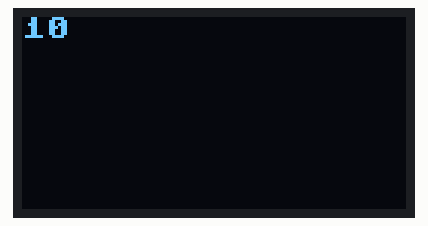
This program was run on a simulated ESP8266 board running MicroPython. Parts: 128×64 one-colour display. At 12.4 s the program stops and its outputs stay as they are.

Above: at 1.35 s.
At 2.59 s:
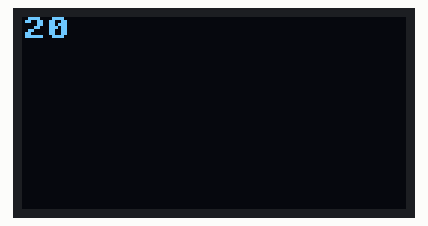
At 4.08 s:
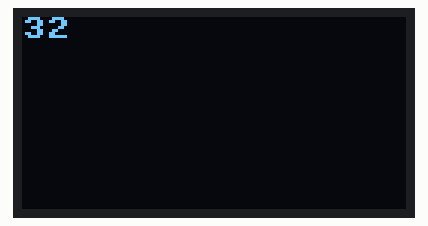
At 6.8 s:
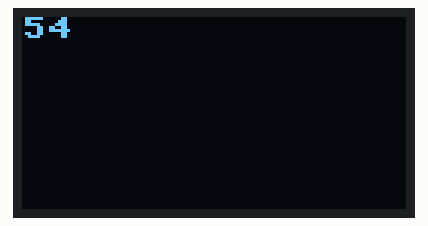
At 9.53 s:
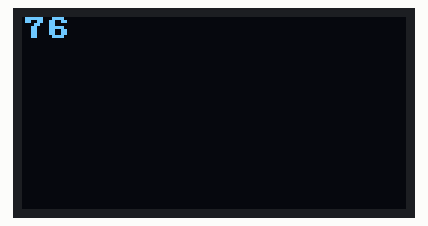
At 12.4 s:
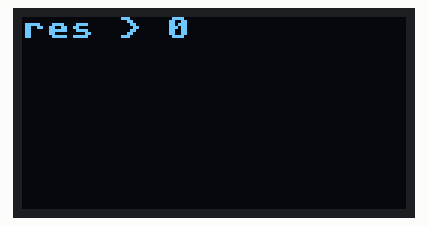

The program:

testeUpdate.py
```python
# teste de update

from machine import I2C, Pin
import ssd1306
import json
from time import sleep

i2c = I2C(-1, Pin(5), Pin(4))

display = ssd1306.SSD1306_I2C(128, 64, i2c)
display.fill(0)

for i in range(100):

  if i % 2 == 0:
    display.text('{}'.format(i),0,0) # text, position x, position y
    display.show()
    display.fill(0)

  else:
    display.text('res > 0',0,0) # text, position x, position y
    display.show()
    display.fill(0)

  sleep(0.1)
```
